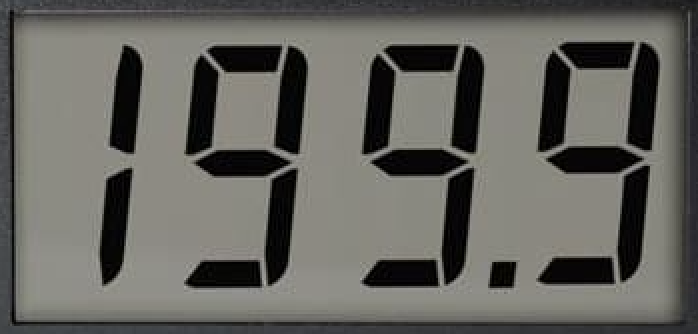
#> input picture Image Test/t03.png, 698 x 334 px
$ python ocr-pytesseract.py
#> lines starting #> are read from the running program, lines starting #| are printed output that depends on the picture; after the words box and inside, x2 and y2 are one past the last pixel; in counts of white or black regions, pixels touching at a corner belong together
# Get required libraries
from re import I
import cv2
import numpy as np
import pytesseract
import imutils

# Define Functions
def ocr_core(img):
    conf = '--psm 6 --oem 3 -c tessedit_char_whitelist=0123456789'
    text = pytesseract.image_to_string(img, config=conf)
    return text

def get_grey_scale(img):
    return cv2.cvtColor(img, cv2.COLOR_BGR2GRAY)

def rescale(img, scale_percent=100):
    width = int(img.shape[1] * scale_percent / 100)
    height = int(img.shape[0] * scale_percent / 100)
    dim = (width, height)
    return cv2.resize(img, dim, interpolation =cv2.INTER_AREA)

def thresholding(img):
    blur = cv2.GaussianBlur(img, (5,5), 0)
    output = cv2.threshold(blur, 0, 255, cv2.THRESH_BINARY_INV + cv2.THRESH_OTSU)[1]
    return output

def opening(img):
    kernel = cv2.getStructuringElement(cv2.MORPH_ELLIPSE, (1, 5))
    output = cv2.morphologyEx(img, cv2.MORPH_OPEN, kernel)
    return output

def dilating(img):
    kernel = cv2.getStructuringElement(cv2.MORPH_ELLIPSE, (1, 1))
    output = cv2.dilate(img, kernel, iterations=1)
    return output

# Main steps

image = cv2.imread('Image Test/t03.png')
#> image is the input picture: shape (334, 698, 3); mean B, G, R 94.8, 100, 100.7
image = imutils.resize(image, height=244, width=244)
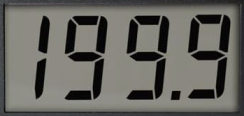
#> image: shape (116, 244, 3); mean B, G, R 94.8, 100, 100.7
cv2.imshow('Original', image)
cv2.waitKey(0)
cv2.destroyAllWindows()

image = get_grey_scale(image)
image = rescale(image, scale_percent=50)
#> in rescale, `return cv2.resize(img, dim, interpolation =cv2.INTER_AREA)`:
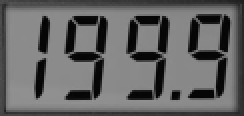
#> returned value: shape (58, 122) (shown 2 times larger); min 3, max 147, mean 99.8
image = thresholding(image)
#> in thresholding, `blur = cv2.GaussianBlur(img, (5,5), 0)`:
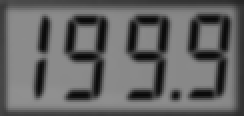
#> blur: shape (58, 122) (shown 2 times larger); min 9, max 144, mean 99.9
#> in thresholding, `output = cv2.threshold(blur, 0, 255, cv2.THRESH_BINARY_INV + cv2.THRES..`:
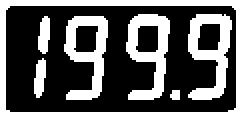
#> output: shape (58, 122) (shown 2 times larger); 37% white; 7 white regions, largest, box (x1, y1, x2, y2) and area: (0, 0, 122, 58) 994, (94, 7, 116, 50) 482, (63, 7, 85, 50) 479
image = opening(image)
#> in opening, `output = cv2.morphologyEx(img, cv2.MORPH_OPEN, kernel)`:
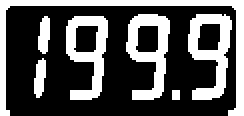
#> output: shape (58, 122) (shown 2 times larger); 33.5% white; 7 white regions, largest, box (x1, y1, x2, y2) and area: (0, 0, 122, 58) 776, (94, 7, 116, 50) 477, (63, 7, 85, 50) 472
image = dilating(image)
cv2.imshow('Preprocessing', image)
cv2.waitKey(0)
cv2.destroyAllWindows()

print('OCR output: ', ocr_core(image))
#> (the call stopped at in ocr_core, `text = pytesseract.image_to_string(img, config=conf)`: pytesseract is not available in this run)

$ run again, with Image Test/t01.png copied over Image Test/t03.png
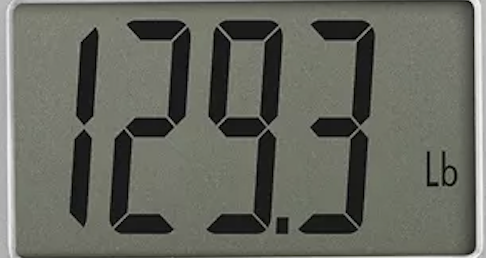
#> input picture Image Test/t01.png, 486 x 258 px
#> image is the input picture: shape (258, 486, 3); mean B, G, R 95, 103.9, 102.4
#> image: shape (129, 244, 3)
#> in thresholding, `output = cv2.threshold(blur, 0, 255, cv2.THRESH_BINARY_INV + cv2.THRES..`:
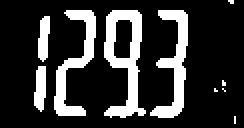
#> output: shape (64, 122) (shown 2 times larger); 20.2% white; 10 white regions (5 under 20 px), largest, box (x1, y1, x2, y2) and area: (52, 5, 73, 59) 534, (75, 5, 94, 59) 414, (27, 5, 48, 58) 398, (17, 33, 23, 56) 109, (19, 8, 25, 31) 104
#> in opening, `output = cv2.morphologyEx(img, cv2.MORPH_OPEN, kernel)`:
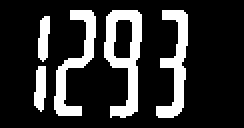
#> output: shape (64, 122) (shown 2 times larger); 19.2% white; 5 white regions, box (x1, y1, x2, y2) and area: (52, 5, 71, 59) 510, (78, 5, 94, 59) 392, (27, 5, 48, 58) 383, (17, 33, 23, 56) 109, (19, 8, 25, 31) 104

$ run again, with Image Test/t02.png copied over Image Test/t03.png
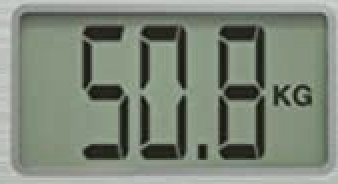
#> input picture Image Test/t02.png, 338 x 184 px
#> image is the input picture: shape (184, 338, 3); mean B, G, R 121.1, 134.9, 125.9
#> image: shape (132, 244, 3)
#> in thresholding, `output = cv2.threshold(blur, 0, 255, cv2.THRESH_BINARY_INV + cv2.THRES..`:
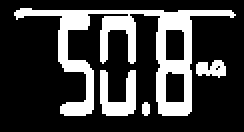
#> output: shape (66, 122) (shown 2 times larger); 24.3% white; 4 white regions, box (x1, y1, x2, y2) and area: (7, 4, 118, 58) 1590, (50, 35, 68, 58) 250, (98, 30, 113, 39) 95, (71, 51, 75, 58) 24
#> in opening, `output = cv2.morphologyEx(img, cv2.MORPH_OPEN, kernel)`:
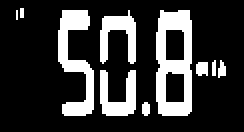
#> output: shape (66, 122) (shown 2 times larger); 21.4% white; 10 white regions (3 under 20 px), largest, box (x1, y1, x2, y2) and area: (78, 5, 96, 58) 642, (29, 5, 47, 58) 466, (50, 5, 68, 32) 250
